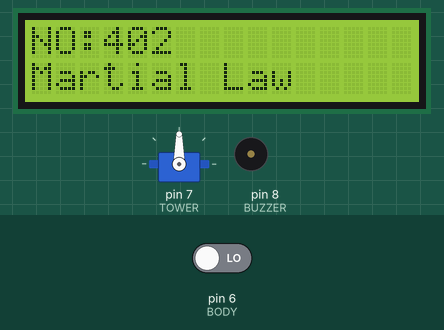
Recording of a sketch running on a simulated Arduino Uno, built with avr-gcc and run on an emulated ATmega328P. Parts: servo, 16×2 character LCD, buzzer (waves = sounding, pin HIGH). The test bench sets the inputs (shaded band); at power-on: pin 6 (BODY) LOW. What the sketch prints to the serial monitor is not drawn.

Above: at 2.2 s.
2.3 s: pin 6 (BODY) driven HIGH
At 8.7 s:
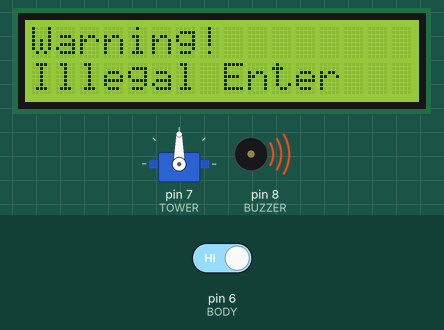
9.0 s: pin 6 (BODY) driven LOW
At 10.9 s:
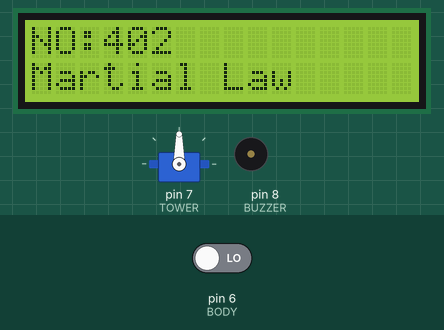
12.3 s: pin 6 (BODY) driven HIGH
At 19.8 s:
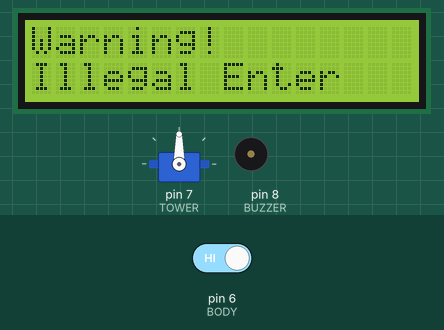
Timing chart, 0 to 31.2 s (numbered marks = the images above; inputs shaded):
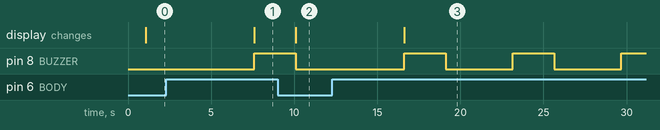

Measured:
- after the input at 2.3 s, pin 8 (BUZZER): LOW → HIGH after 5.3 s; the display: changes after 5.3 s (image 1)
- after the input at 9.0 s, the display: changes after 1.1 s (image 2)
- after the input at 12.3 s, pin 8 (BUZZER): alternates HIGH for 2.5 s and LOW for 4.0 s, starting after 4.3 s; the display: changes after 4.3 s (image 3)

The sketch:

finger.ino
```cpp
/*  项目名：指纹门禁
 *  开发时间：2018年10月1日
 *
 *  功能实现：1.指纹门禁
 *            2.非法闯入报警
 *
 *  待开发  ：1.机械部分；；预留tower()函数
 *            2.NFC门禁
 *            3.密码输入
 *            4.人体传感器实现节电
 *
 *  注意：1.该代码仅实现电子控制部分，机械部分预留
 *        2.该项目仅为实验性质！
 *
 *  关于作者：moluuser@gmail.com  //部分代码参考库文件案例
 *  版本：  alpha
*/

#include <LiquidCrystal.h>  //1602LCD
#include <DYE_Fingerprint.h>  //指纹模块
// pin #2 is IN from sensor (GREEN wire)
// pin #3 is OUT from arduino  (WHITE wire)
#include <SoftwareSerial.h>
#include <Servo.h>

#define TOWER 7  //舵机引脚7
#define BUZZER 8  //蜂鸣器引脚1
#define BODY 6  //人体传感器引脚6

Servo myservo;
SoftwareSerial mySerial(2, 3);
uint8_t id;
DYE_Fingerprint finger = DYE_Fingerprint(&mySerial);


const int rs = 4, en = 5, d4 = 10, d5 = 11, d6 = 12, d7 = 13;  //1602引脚
LiquidCrystal lcd(rs, en, d4, d5, d6, d7);  //1602
int body_dis; //人体传感器参数

//错误识别用户反应
void is_false()
{
  lcd.clear();
  lcd.setCursor(0, 0);
  lcd.print("Warning!");
  lcd.setCursor(0, 1);
  lcd.print("Illegal Enter  ");
  digitalWrite(BUZZER,HIGH);  //蜂鸣器报警
  delay(2500);
  }

//正确识别用户反应
void is_true()
{
  tower();  //开门操作
  lcd.clear();
  lcd.setCursor(0, 0);
  lcd.print("Welcome Home!");
  lcd.setCursor(0, 1);
  lcd.print("State:Door OPEN ");  //缺省关闭状态
  digitalWrite(BUZZER,LOW);  //缺省蜂鸣器为静音
  delay(2500);
  }

//待机操作
void stand()
{
  lcd.clear();
  lcd.setCursor(0, 0);
  lcd.print("NO:402");
  lcd.setCursor(0, 1);
  lcd.print("Martial Law");  //缺省关闭状态
  digitalWrite(BUZZER,LOW);  //缺省蜂鸣器为静音
  }

void setup() {
    Serial.begin(9600);
    finger.begin(57600);
    myservo.attach(TOWER);
    pinMode(BUZZER,OUTPUT);
    pinMode(BODY, INPUT);
    digitalWrite(BUZZER,LOW);  //缺省蜂鸣器为静音
    lcd.begin(16, 2);  //1602
    stand();
}

void loop() {
  body_dis = digitalRead(BODY);
  Serial.println(body_dis);
  digitalWrite(BUZZER,LOW);  //缺省蜂鸣器为静音
  if (body_dis != 0)  //判断人体传感器
  {
    delay(3000);
    if (getFingerprintIDez() == -1)  //非法指纹
      is_false();
    else
      is_true();
    }
  else
  {
    stand();  //待机操作
    delay(2500);
    }
}

//预留机械部分函数
void tower() {
  myservo.write(0);
  delay(1000);
  myservo.write(80);
  delay(1000);
}

// returns -1 if failed, otherwise returns ID #
int getFingerprintIDez() {
  uint8_t p = finger.getImage();
  if (p != FINGERPRINT_OK)  return -1;

  p = finger.image2Tz();
  if (p != FINGERPRINT_OK)  return -1;

  p = finger.fingerFastSearch();
  if (p != FINGERPRINT_OK)  return -1;

  // found a match!
  Serial.print("Found ID #"); Serial.print(finger.fingerID);
  Serial.print(" with confidence of "); Serial.println(finger.confidence);
  return finger.fingerID;
}
```

DYE_Fingerprint.h
```cpp
#ifndef DYE_FINGERPRINT_H
#define DYE_FINGERPRINT_H

#include "Arduino.h"
#if defined(__AVR__) || defined(ESP8266)
  #include <SoftwareSerial.h>
#endif

#define FINGERPRINT_OK 0x00
#define FINGERPRINT_PACKETRECIEVEERR 0x01
#define FINGERPRINT_NOFINGER 0x02
#define FINGERPRINT_IMAGEFAIL 0x03
#define FINGERPRINT_IMAGEMESS 0x06
#define FINGERPRINT_FEATUREFAIL 0x07
#define FINGERPRINT_NOMATCH 0x08
#define FINGERPRINT_NOTFOUND 0x09
#define FINGERPRINT_ENROLLMISMATCH 0x0A
#define FINGERPRINT_BADLOCATION 0x0B
#define FINGERPRINT_DBRANGEFAIL 0x0C
#define FINGERPRINT_UPLOADFEATUREFAIL 0x0D
#define FINGERPRINT_PACKETRESPONSEFAIL 0x0E
#define FINGERPRINT_UPLOADFAIL 0x0F
#define FINGERPRINT_DELETEFAIL 0x10
#define FINGERPRINT_DBCLEARFAIL 0x11
#define FINGERPRINT_PASSFAIL 0x13
#define FINGERPRINT_INVALIDIMAGE 0x15
#define FINGERPRINT_FLASHERR 0x18
#define FINGERPRINT_INVALIDREG 0x1A
#define FINGERPRINT_ADDRCODE 0x20
#define FINGERPRINT_PASSVERIFY 0x21

#define FINGERPRINT_STARTCODE 0xEF01

#define FINGERPRINT_COMMANDPACKET 0x1
#define FINGERPRINT_DATAPACKET 0x2
#define FINGERPRINT_ACKPACKET 0x7
#define FINGERPRINT_ENDDATAPACKET 0x8

#define FINGERPRINT_TIMEOUT 0xFF
#define FINGERPRINT_BADPACKET 0xFE

#define FINGERPRINT_GETIMAGE 0x01
#define FINGERPRINT_IMAGE2TZ 0x02
#define FINGERPRINT_REGMODEL 0x05
#define FINGERPRINT_STORE 0x06
#define FINGERPRINT_LOAD 0x07
#define FINGERPRINT_UPLOAD 0x08
#define FINGERPRINT_DELETE 0x0C
#define FINGERPRINT_EMPTY 0x0D
#define FINGERPRINT_SETPASSWORD 0x12
#define FINGERPRINT_VERIFYPASSWORD 0x13
#define FINGERPRINT_HISPEEDSEARCH 0x1B
#define FINGERPRINT_TEMPLATECOUNT 0x1D

//#define FINGERPRINT_DEBUG

#define DEFAULTTIMEOUT 1000  ///< UART reading timeout in milliseconds

///! Helper class to craft UART packets
struct DYE_Fingerprint_Packet {

/**************************************************************************/
/*!
    @brief   Create a new UART-borne packet
    @param   type Command, data, ack type packet
    @param   length Size of payload
    @param   data Pointer to bytes of size length we will memcopy into the internal buffer
*/
/**************************************************************************/

  DYE_Fingerprint_Packet(uint8_t type, uint16_t length, uint8_t * data) {
    this->start_code = FINGERPRINT_STARTCODE;
    this->type = type;
    this->length = length;
    address[0] = 0xFF; address[1] = 0xFF;
    address[2] = 0xFF; address[3] = 0xFF;
    if(length<64)
      memcpy(this->data, data, length);
    else
      memcpy(this->data, data, 64);
  }
  uint16_t start_code;      ///< "Wakeup" code for packet detection
  uint8_t address[4];       ///< 32-bit Fingerprint sensor address
  uint8_t type;             ///< Type of packet
  uint16_t length;          ///< Length of packet
  uint8_t data[64];         ///< The raw buffer for packet payload
};

///! Helper class to communicate with and keep state for fingerprint sensors
class DYE_Fingerprint {
 public:
#if defined(__AVR__) || defined(ESP8266)
  DYE_Fingerprint(SoftwareSerial *ss, uint32_t password = 0x0);
#endif
  DYE_Fingerprint(HardwareSerial *hs, uint32_t password = 0x0);

  void begin(uint32_t baud);

  boolean verifyPassword(void);
  uint8_t getImage(void);
  uint8_t image2Tz(uint8_t slot = 1);
  uint8_t createModel(void);

  uint8_t emptyDatabase(void);
  uint8_t storeModel(uint16_t id);
  uint8_t loadModel(uint16_t id);
  uint8_t getModel(void);
  uint8_t deleteModel(uint16_t id);
  uint8_t fingerFastSearch(void);
  uint8_t getTemplateCount(void);
  uint8_t setPassword(uint32_t password);
  void writeStructuredPacket(const DYE_Fingerprint_Packet & p);
  uint8_t getStructuredPacket(DYE_Fingerprint_Packet * p, uint16_t timeout=DEFAULTTIMEOUT);

  /// The matching location that is set by fingerFastSearch()
  uint16_t fingerID;
  /// The confidence of the fingerFastSearch() match, higher numbers are more confidents
  uint16_t confidence;
  /// The number of stored templates in the sensor, set by getTemplateCount()
  uint16_t templateCount;

 private:
  uint8_t checkPassword(void);
  uint32_t thePassword;
  uint32_t theAddress;
    uint8_t recvPacket[20];

  Stream *mySerial;
#if defined(__AVR__) || defined(ESP8266)
  SoftwareSerial *swSerial;
#endif
  HardwareSerial *hwSerial;
};

#endif
```
